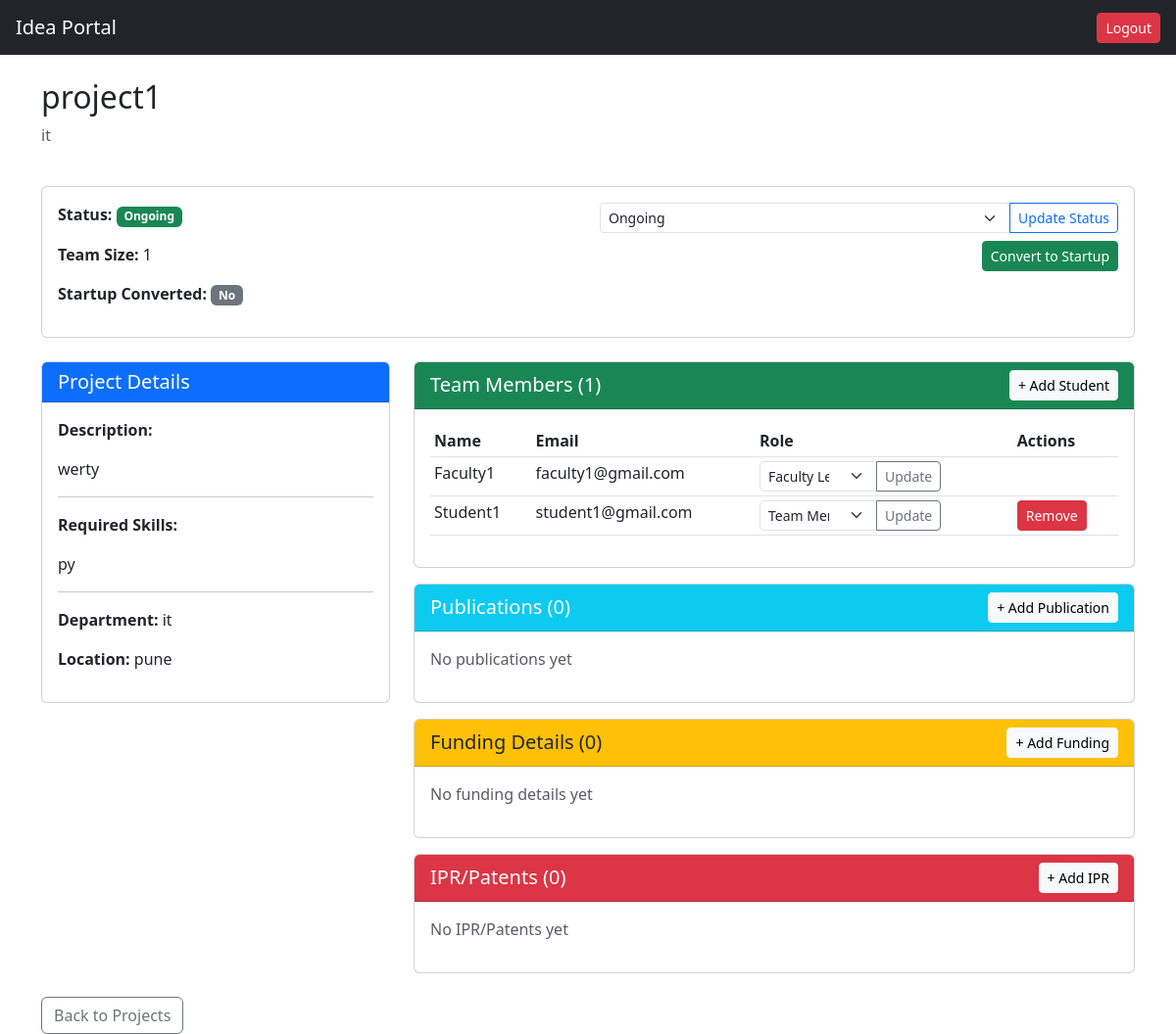
Page /faculty/project/1 (signed in) on the committed database.
### database/models.py (models this page shows, shortened)
class ResearchProject(db.Model):
    __tablename__ = 'research_project'
    project_id = db.Column(db.Integer, primary_key=True)
    faculty_id = db.Column(db.Integer, db.ForeignKey('person.person_id'))
    project_title = db.Column(db.String(200), nullable=False)
    project_description = db.Column(db.Text)
    domain = db.Column(db.String(100))
    department = db.Column(db.String(100))
    required_skills = db.Column(db.Text)  # Comma-separated skills
    team_size = db.Column(db.Integer)
    start_date = db.Column(db.Date)
    end_date = db.Column(db.Date)
    project_status = db.Column(db.String(50), default='Proposed')  # Proposed / Ongoing / Completed / On Hold
    iic_registration_status = db.Column(db.String(50))
    project_level = db.Column(db.String(50))
    program_location = db.Column(db.String(100))
    is_approved = db.Column(db.Boolean, default=False)
    is_startup_converted = db.Column(db.Boolean, default=False)  # Track if converted to startup

class ProjectPerson(db.Model):
    __tablename__ = 'project_person'
    project_id = db.Column(db.Integer, db.ForeignKey('research_project.project_id'), primary_key=True)
    person_id = db.Column(db.Integer, db.ForeignKey('person.person_id'), primary_key=True)
    role = db.Column(db.String(50))  # Student / Faculty / Mentor

class Person(db.Model):
    __tablename__ = 'person'
    person_id = db.Column(db.Integer, primary_key=True)
    name = db.Column(db.String(100), nullable=False)
    email = db.Column(db.String(100), unique=True, nullable=False)
    password = db.Column(db.String(200), nullable=False)
    type = db.Column(db.String(20), nullable=False)  # Student / Faculty / Admin
    department = db.Column(db.String(100))
    is_approved = db.Column(db.Boolean, default=False)
    skills = db.Column(db.Text)  # Comma-separated skills
    resume_url = db.Column(db.String(255))  # URL to uploaded resume
    bio = db.Column(db.Text)  # Short bio/profile description
    phone = db.Column(db.String(20))  # Contact phone number

### faculty/routes.py (the view)
@faculty_bp.route('/project/<int:project_id>')
@login_required
@role_required('Faculty')
def view_project(project_id):
    project = ResearchProject.query.get(project_id)
    if not project or project.faculty_id != session['user_id']:
        return "Unauthorized or Project not found", 404
    team_members = db.session.query(
        ProjectPerson, Person
    ).filter(
        ProjectPerson.project_id == project_id,
        ProjectPerson.person_id == Person.person_id
    ).all()
    students = Person.query.join(
        ProjectPerson, Person.person_id == ProjectPerson.person_id
    ).filter(
        ProjectPerson.project_id == project_id,
        Person.type == 'Student'
    ).all()
    used_student_ids = db.session.query(ProjectPerson.person_id).filter(
        ProjectPerson.project_id == project_id
    ).all()
    used_student_ids = [s[0] for s in used_student_ids]
    available_students = Person.query.filter(
        Person.type == 'Student',
        Person.is_approved == True,
        ~Person.person_id.in_(used_student_ids)
    ).all()
    publications = Publication.query.filter_by(project_id=project_id).all()
    fundings = db.session.query(
        ProjectFunding, Funder
    ).filter(
        ProjectFunding.project_id == project_id,
        ProjectFunding.fund_id == Funder.fund_id
    ).all()
    iprs = IPR.query.join(
        Publication, IPR.publication_id == Publication.publication_id
    ).filter(
        Publication.project_id == project_id
    ).all()
    return render_template('faculty/project_details.html',
                         project=project,
                         team_members=team_members,
                         students=students,
                         available_students=available_students,
                         publications=publications,
                         fundings=fundings,
                         iprs=iprs)

### templates/faculty/project_details.html (shortened to what this page needs)
{% extends "base.html" %}
{% block content %}
<div class="row mb-4">
    <div class="col-md-12">
        <h2>{{ project.project_title }}</h2>
        <p class="text-muted">{{ project.domain }}</p>
    </div>
</div>
<div class="row mb-4">
    <div class="col-md-12">
        <div class="card">
            <div class="card-body">
                <div class="row">
                    <div class="col-md-6">
                        <p><strong>Status:</strong>
                            {% if project.project_status == 'Ongoing' %}
                                <span class="badge bg-success">{{ project.project_status }}</span>
                            {% elif project.project_status == 'Completed' %}
                                <span class="badge bg-info">{{ project.project_status }}</span>
                            {% else %}
                                <span class="badge bg-warning">{{ project.project_status }}</span>
                            {% endif %}
                        </p>
                        <p><strong>Team Size:</strong> {{ project.team_size }}</p>
                        <p><strong>Startup Converted:</strong>
                            {% if project.is_startup_converted %}
                                <span class="badge bg-success">Yes</span>
                            {% else %}
                                <span class="badge bg-secondary">No</span>
                            {% endif %}
                        </p>
                    </div>
                    <div class="col-md-6 text-end">
                        <form method="POST" action="/faculty/project/{{ project.project_id }}/update-status" class="mb-2">
                            <div class="input-group">
                                <select class="form-select form-select-sm" name="project_status">
                                    <option value="Ongoing" {% if project.project_status == 'Ongoing' %}selected{% endif %}>Ongoing</option>
                                </select>
                                <button class="btn btn-outline-primary btn-sm" type="submit">Update Status</button>
                            </div>
                        </form>
                        {% if not project.is_startup_converted %}
                        <a href="/faculty/project/{{ project.project_id }}/convert-startup" class="btn btn-success btn-sm">Convert to Startup</a>
                        {% endif %}
                    </div>
                </div>
            </div>
        </div>
    </div>
</div>
<div class="row mb-4">
    <div class="col-md-4">
        <div class="card">
            <div class="card-header bg-primary text-white">
                <h5 class="mb-0">Project Details</h5>
            </div>
            <div class="card-body">
                <p><strong>Description:</strong></p>
                <p>{{ project.project_description }}</p>
                <hr>
                <p><strong>Required Skills:</strong></p>
                <p>{{ project.required_skills or 'N/A' }}</p>
                <hr>
                <p><strong>Department:</strong> {{ project.department or 'N/A' }}</p>
                <p><strong>Location:</strong> {{ project.program_location or 'N/A' }}</p>
            </div>
        </div>
    </div>
    <div class="col-md-8">
        <div class="card mb-3">
            <div class="card-header bg-success text-white d-flex justify-content-between align-items-center">
                <h5 class="mb-0">Team Members ({{ students|length }})</h5>
                <button class="btn btn-light btn-sm" data-bs-toggle="modal" data-bs-target="#addStudentModal">+ Add Student</button>
            </div>
            <div class="card-body">
                {% if team_members %}
                <div class="table-responsive">
                    <table class="table table-sm">
                        <thead>
                            <tr>
                                <th>Name</th>
                                <th>Email</th>
                                <th>Role</th>
                                <th>Actions</th>
                            </tr>
                        </thead>
                        <tbody>
                            {% for member, person in team_members %}
                            <tr>
                                <td>{{ person.name }}</td>
                                <td>{{ person.email }}</td>
                                <td>
                                    <form method="POST" action="/faculty/project/{{ project.project_id }}/assign-role/{{ person.person_id }}" class="d-inline">
                                        <div class="input-group input-group-sm">
                                            <select class="form-select" name="role" style="max-width: 120px;">
                                                <option value="Faculty Lead" {% if member.role == 'Faculty Lead' %}selected{% endif %}>Faculty Lead</option>
                                                <option value="Team Member" {% if member.role == 'Team Member' %}selected{% endif %}>Team Member</option>
                                            </select>
                                            <button class="btn btn-outline-secondary btn-sm" type="submit">Update</button>
                                        </div>
                                    </form>
                                </td>
                                <td>
                                    {% if member.role != 'Faculty Lead' %}
                                    <form method="POST" action="/faculty/project/{{ project.project_id }}/remove-student/{{ person.person_id }}" style="display:inline;">
                                        <button class="btn btn-danger btn-sm" type="submit" onclick="return confirm('Remove this member?')">Remove</button>
                                    </form>
                                    {% endif %}
                                </td>
                            </tr>
                            {% endfor %}
                        </tbody>
                    </table>
                </div>
                {% else %}
                <p class="text-muted">No team members yet</p>
                {% endif %}
            </div>
        </div>
        <div class="card mb-3">
            <div class="card-header bg-info text-white d-flex justify-content-between align-items-center">
                <h5 class="mb-0">Publications ({{ publications|length }})</h5>
                <a href="/faculty/project/{{ project.project_id }}/publication/add" class="btn btn-light btn-sm">+ Add Publication</a>
            </div>
            <div class="card-body">
                {% if publications %}
                <div class="list-group">
                    {% for pub in publications %}
                    <div class="list-group-item">
                        <div class="d-flex w-100 justify-content-between">
                            <h6 class="mb-1">{{ pub.title }}</h6>
                            <small class="badge bg-primary">{{ pub.publication_type }}</small>
                        </div>
                        <p class="mb-1 small">{{ pub.venue }} ({{ pub.year_of_publication }})</p>
                        <p class="mb-0 small text-muted">Status: {{ pub.status }}</p>
                    </div>
                    {% endfor %}
                </div>
                {% else %}
                <p class="text-muted">No publications yet</p>
                {% endif %}
            </div>
        </div>
        <div class="card mb-3">
            <div class="card-header bg-warning text-dark d-flex justify-content-between align-items-center">
                <h5 class="mb-0">Funding Details ({{ fundings|length }})</h5>
                <a href="/faculty/project/{{ project.project_id }}/funding/add" class="btn btn-light btn-sm">+ Add Funding</a>
            </div>
            <div class="card-body">
                {% if fundings %}
                <div class="table-responsive">
                    <table class="table table-sm">
                        <thead>
                            <tr>
                                <th>Funding Agency</th>
                                <th>Type</th>
                                <th>Sanctioned Amount</th>
                                <th>Date</th>
                            </tr>
                        </thead>
                        <tbody>
                            {% for funding, funder in fundings %}
                            <tr>
                                <td>{{ funder.funding_agency }}</td>
                                <td>{{ funder.funding_type }}</td>
                                <td>₹{{ funding.sanctioned_amount|default('0') }}</td>
                                <td>{{ funding.sanctioned_date|default('N/A') }}</td>
                            </tr>
                            {% endfor %}
                        </tbody>
                    </table>
                </div>
                {% else %}
                <p class="text-muted">No funding details yet</p>
                {% endif %}
            </div>
        </div>
        <div class="card">
            <div class="card-header bg-danger text-white d-flex justify-content-between align-items-center">
                <h5 class="mb-0">IPR/Patents ({{ iprs|length }})</h5>
                <a href="/faculty/project/{{ project.project_id }}/ipr/add" class="btn btn-light btn-sm">+ Add IPR</a>
            </div>
            <div class="card-body">
                {% if iprs %}
                <div class="list-group">
                    {% for ipr in iprs %}
                    <div class="list-group-item">
                        <div class="d-flex w-100 justify-content-between">
                            <h6 class="mb-1">{{ ipr.innovation_title }}</h6>
                            <small class="badge bg-danger">{{ ipr.ipr_type }}</small>
                        </div>
                        <p class="mb-1 small">App #: {{ ipr.application_number }} | Status: {{ ipr.grant_status }}</p>
                    </div>
                    {% endfor %}
                </div>
                {% else %}
                <p class="text-muted">No IPR/Patents yet</p>
                {% endif %}
            </div>
        </div>
    </div>
</div>
<div class="row mt-4">
    <div class="col-md-12">
        <a href="/faculty/projects" class="btn btn-outline-secondary">Back to Projects</a>
    </div>
</div>
{% endblock %}

### rows in the picture
ResearchProject: project_title "project1", domain "it", project_status "Ongoing", team_size "1", project_description "werty", required_skills "py", department "it", program_location "pune"
ProjectPerson: name "Faculty1", email "faculty1@gmail.com", role "Faculty Lead"
ProjectPerson: name "Student1", email "student1@gmail.com", role "Team Member"

### other values in the picture
{{ students|length }} "1"
{{ publications|length }} "0"
{{ fundings|length }} "0"
{{ iprs|length }} "0"
